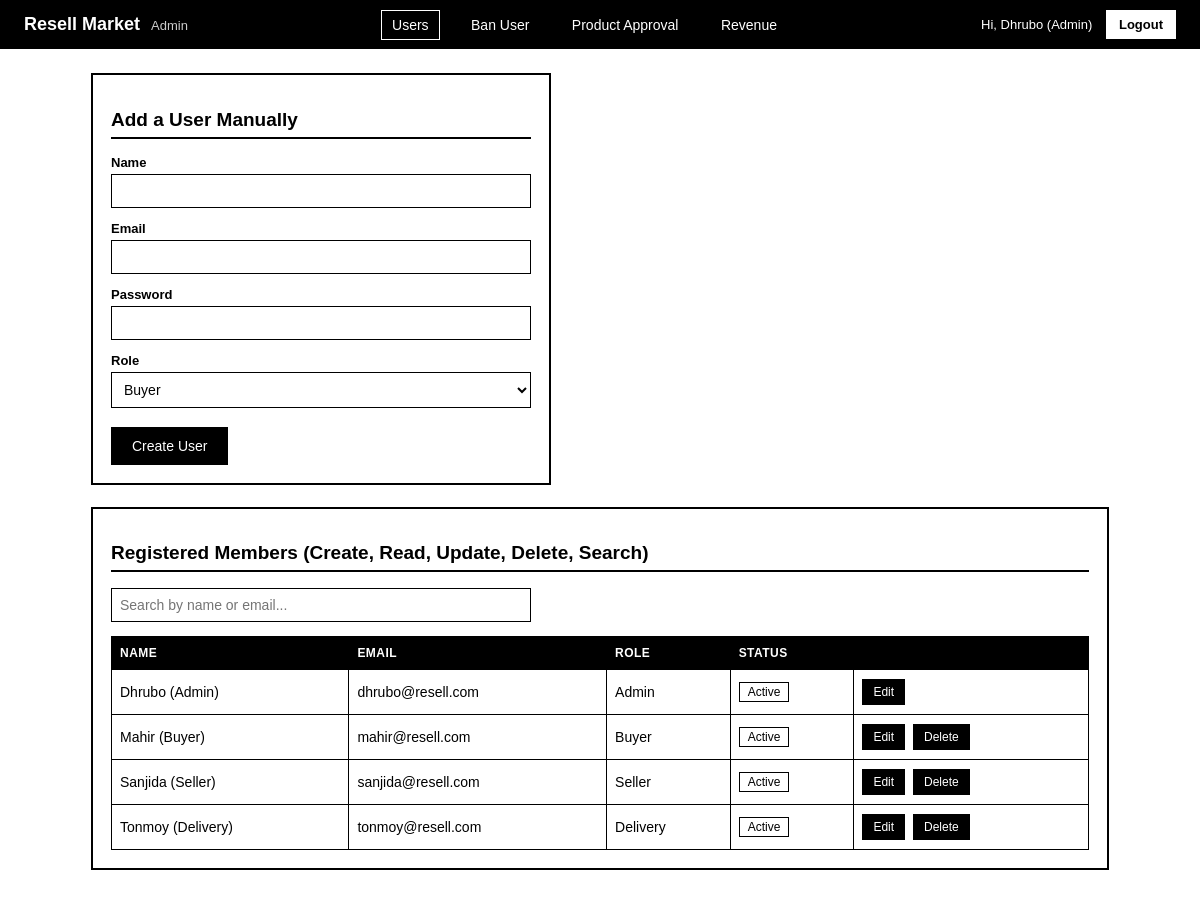
/index.php?page=admin (signed in), run on the app's committed database.
### tables this page shows
CREATE TABLE users (
    id INT AUTO_INCREMENT PRIMARY KEY,
    full_name VARCHAR(100) NOT NULL,
    email VARCHAR(150) NOT NULL UNIQUE,
    password_hash VARCHAR(255) NOT NULL,
    role ENUM('admin','buyer','seller','delivery') NOT NULL,
    status ENUM('pending','active','banned') NOT NULL DEFAULT 'pending',
    ban_until DATETIME NULL,
    created_at TIMESTAMP DEFAULT CURRENT_TIMESTAMP
);

### controllers/admin_controller.php (called while the page is built, shortened)
<?php
$editUser = null;
$searchTerm = trim($_GET['q'] ?? '');
$users = $searchTerm !== '' ? user_search($conn, $searchTerm) : user_list_all($conn);
$oldValues = $_SESSION['admin_old'] ?? $editUser ?? ['id' => 0, 'full_name' => '', 'email' => '', 'role' => 'buyer'];
require __DIR__ . '/../views/admin/dashboard.php';
?>

### helpers/helpers.php (called while the page is built, shortened)
<?php
function esc(?string $text): string {
    return htmlspecialchars($text ?? '', ENT_QUOTES, 'UTF-8');
}
function csrf_token(): string {
    return $_SESSION['csrf_token'];
}
function csrf_url(): string {
    return 'csrf_token=' . urlencode(csrf_token());
}
?>

### models/user_model.php (called while the page is built, shortened)
<?php
function user_list_all($conn) {
    $sql = "SELECT * FROM users ORDER BY status = 'pending' DESC, created_at DESC";
    return mysqli_query($conn, $sql);
}
?>

### views/admin/dashboard.php (the view, shortened to what this page needs)
<?php
require __DIR__ . '/../partials/header.php';
?>
<div class="box" style="max-width:460px">
    <h2><?= $editUser ? 'Edit User' : 'Add a User Manually' ?></h2>
    <form id="userForm" method="post" action="index.php?page=admin&action=save"
          onsubmit="return validateForm(this, {
              full_name: [{type:'required', message:'Name is required.'}],
              email:     [{type:'required', message:'Email is required.'}, {type:'email', message:'Enter a valid email address.'}]
              <?= $editUser ? '' : ", password: [{type:'required', message:'Password is required.'}, {type:'min', value:6, message:'Password must be at least 6 characters.'}]" ?>
          });">
        <div class="form-group"><label>Name</label><input type="text" name="full_name" value="<?= esc($oldValues['full_name']) ?>"></div>
        <div class="form-group"><label>Email</label><input type="text" name="email" value="<?= esc($oldValues['email']) ?>"></div>
        <?php if (!$editUser): ?>
        <div class="form-group"><label>Password</label><input type="password" name="password"></div>
        <?php endif; ?>
        <div class="form-group">
            <label>Role</label>
            <select name="role">
                <?php foreach (['buyer','seller','delivery','admin'] as $r): ?>
                    <option value="<?= $r ?>" <?= $oldValues['role'] === $r ? 'selected' : '' ?>><?= ucfirst($r) ?></option>
                <?php endforeach; ?>
            </select>
        </div>
        <button class="btn-primary" type="submit"><?= $editUser ? 'Save Changes' : 'Create User' ?></button>
    </form>
</div>
<div class="box">
    <h2>Registered Members (Create, Read, Update, Delete, Search)</h2>
    <div class="search-wrap" style="position:static">
        <input type="text" id="userSearch" placeholder="Search by name or email..." value="<?= esc($searchTerm) ?>">
    </div>
    <table>
        <thead><tr><th>Name</th><th>Email</th><th>Role</th><th>Status</th><th></th></tr></thead>
        <tbody id="userTableBody">
        <?php if ($users && mysqli_num_rows($users) > 0): ?>
            <?php while ($u = mysqli_fetch_assoc($users)): ?>
                <tr class="clickable-row" data-detail="detail-<?= (int)$u['id'] ?>">
                    <td><?= esc($u['full_name']) ?></td>
                    <td><?= esc($u['email']) ?></td>
                    <td><?= ucfirst($u['role']) ?></td>
                    <td><span class="badge"><?= ucfirst($u['status']) ?></span></td>
                    <td>
                        <a class="btn-sm" href="index.php?page=admin&action=edit&id=<?= (int)$u['id'] ?>">Edit</a>
                        <?php if ($u['role'] !== 'admin'): ?>
                            <a class="btn-sm" href="index.php?page=admin&action=delete&id=<?= (int)$u['id'] ?>&<?= csrf_url() ?>" onclick="return confirm('Delete this user?');">Delete</a>
                        <?php endif; ?>
                    </td>
                </tr>
            <?php endwhile; ?>
        <?php else: ?>
            <tr><td colspan="5">No users found.</td></tr>
        <?php endif; ?>
        </tbody>
    </table>
</div>
<?php require __DIR__ . '/../partials/footer.php'; ?>

### assets/css/style.css (style rules this page uses)
* { box-sizing: border-box; }
body { font-family: Arial, sans-serif; background: #ffffff; color: #000000; margin: 0; }
a { color: #000000; }
h1, h2, h3 { color: #000000; }
h2 { font-size: 19px; border-bottom: 2px solid #000000; padding-bottom: 6px; }
.box { background: #ffffff; border: 2px solid #000000; padding: 18px; margin-bottom: 22px; }
table { width: 100%; border-collapse: collapse; font-size: 14px; }
th, td { text-align: left; padding: 9px 8px; border: 1px solid #000000; }
th { background: #000000; color: #ffffff; font-size: 12px; text-transform: uppercase; letter-spacing: 0.04em; }
.badge { display: inline-block; padding: 2px 8px; border: 1px solid #000000; font-size: 12px; }
.btn-sm, .btn-primary { display: inline-block; background: #000000; color: #ffffff; border: 1px solid #000000; padding: 5px 10px; font-size: 12px; text-decoration: none; cursor: pointer; margin-right: 4px; }
.btn-primary { padding: 10px 20px; font-size: 14px; margin-top: 6px; }
.form-group { margin-bottom: 13px; }
.form-group label { display: block; font-size: 13px; font-weight: bold; margin-bottom: 4px; }
.form-group input, .form-group select, .form-group textarea { width: 100%; padding: 8px; border: 1px solid #000000; font-size: 14px; background: #ffffff; color: #000000; }
.search-wrap { position: relative; max-width: 420px; margin-bottom: 14px; }
.search-wrap input { width: 100%; padding: 8px; border: 1px solid #000000; box-sizing: border-box; font-size: 14px; }
.clickable-row { cursor: pointer; }

### data on the page
users: full_name "Dhrubo (Admin)", email "dhrubo@resell.com", role "Admin", status "Active"
users: full_name "Mahir (Buyer)", email "mahir@resell.com", role "Buyer", status "Active"
users: full_name "Sanjida (Seller)", email "sanjida@resell.com", role "Seller", status "Active"
users: full_name "Tonmoy (Delivery)", email "tonmoy@resell.com", role "Delivery", status "Active"

### other printed values
$role "Admin"
$_SESSION['full_name'] "Dhrubo (Admin)"
form field role "Buyer"
